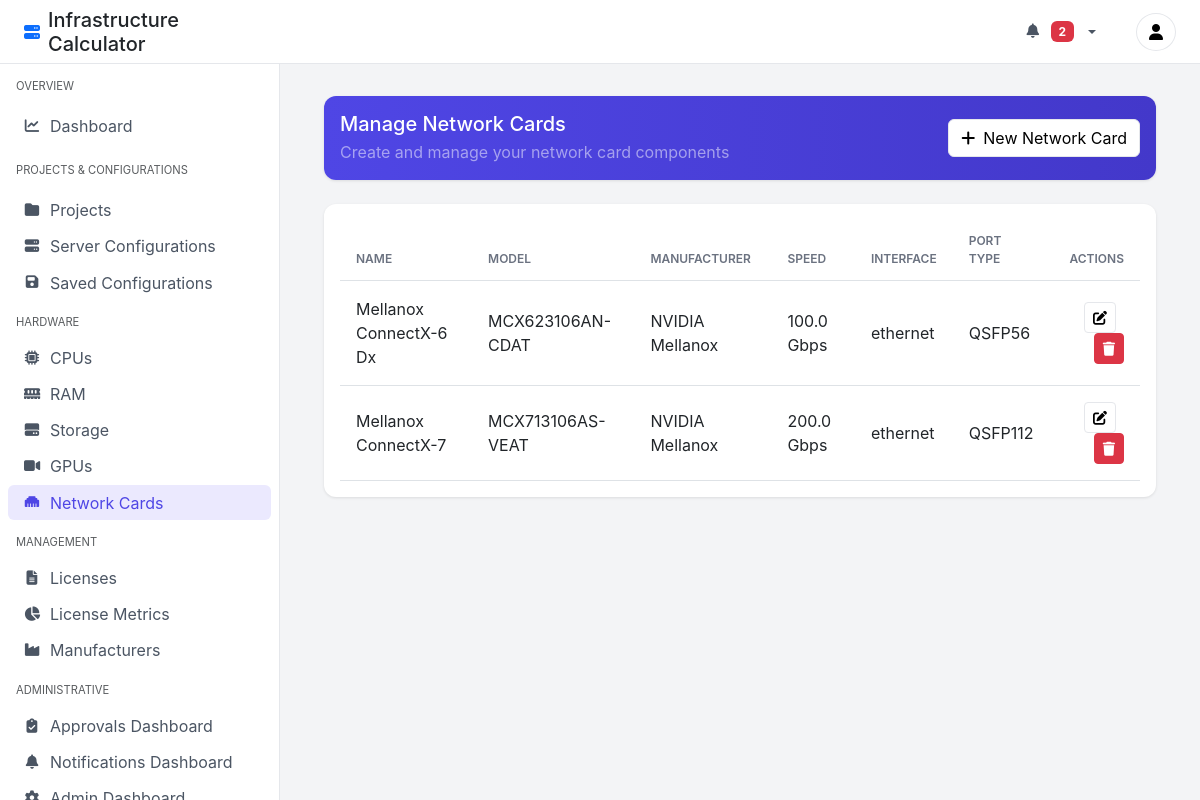
The app's page /networkcards/ (signed in) with its own data.
### calculator/models.py (models this page shows, shortened)
class NetworkCard(models.Model):
    name = models.CharField(max_length=255)
    speed_gbps = models.FloatField()
    INTERFACE_CHOICES = [
        ('ethernet', 'Ethernet'),
        ('fiber', 'Fiber Channel'),
    ]
    interface = models.CharField(max_length=50, choices=INTERFACE_CHOICES)
    manufacturer = models.ForeignKey(Manufacturer, on_delete=models.CASCADE)
    model = models.CharField(max_length=255, blank=True, null=True)
    port_type = models.CharField(max_length=50, blank=True, null=True)
    price = models.DecimalField(max_digits=10, decimal_places=2, default=0)

class Manufacturer(models.Model):
    name = models.CharField(max_length=255)
    website = models.URLField(blank=True, null=True)
    description = models.TextField(blank=True, null=True)
    contact_email = models.EmailField(blank=True, null=True)

### calculator/views.py (the view)
# urls.py: path('networkcards/', views.NetworkCardListView.as_view(), name='networkcard_list'),
class NetworkCardListView(ListView):
    model = NetworkCard
    template_name = 'calculator/networkcard_list.html'
    context_object_name = 'networkcards'
    def get_context_data(self, **kwargs):
        context = super().get_context_data(**kwargs)
        context['manufacturers'] = Manufacturer.objects.all()
        context['active_tab'] = 'networkcards'
        return context

### calculator/context_processors.py (called while the page is built)
def notifications(request):
    if request.user.is_authenticated and request.user.is_staff:
        unread_notifications = Notification.objects.filter(
            recipient=request.user,
            is_read=False
        )
        return {
            'unread_notifications': unread_notifications,
            'unread_notifications_count': unread_notifications.count(),  # Changed variable name to match template
        }
    return {
        'unread_notifications': [],
        'unread_notifications_count': 0,  # Changed variable name to match template
    }

### calculator/templates/calculator/networkcard_list.html (shortened to what this page needs)
{% extends 'calculator/base.html' %}
{% block content %}
    <div class="row mb-4">
        <div class="col-12">
            <div class="card action-card">
                <div class="card-body d-flex justify-content-between align-items-center">
                    <div>
                        <h5 class="mb-1">Manage Network Cards</h5>
                        <p class="mb-0 text-white-50">Create and manage your network card components</p>
                    </div>
                    <a href="{% url 'networkcard_create' %}" class="btn btn-light">
                        <i class="fas fa-plus me-2"></i>New Network Card
                    </a>
                </div>
            </div>
        </div>
    </div>
    <div class="row">
        <div class="col-12">
            <div class="card">
                <div class="card-body">
                    <div class="table-responsive">
                        <table class="table table-hover align-middle">
                            <thead>
                                <tr>
                                    <th>Name</th>
                                    <th>Model</th>
                                    <th>Manufacturer</th>
                                    <th>Speed</th>
                                    <th>Interface</th>
                                    <th>Port Type</th>
                                    <th class="text-end">Actions</th>
                                </tr>
                            </thead>
                            <tbody>
                                {% for networkcard in networkcards %}
                                <tr>
                                    <td>{{ networkcard.name }}</td>
                                    <td>{{ networkcard.model }}</td>
                                    <td>{{ networkcard.manufacturer.name }}</td>
                                    <td>{{ networkcard.speed_gbps }} Gbps</td>
                                    <td>{{ networkcard.interface }}</td>
                                    <td>{{ networkcard.port_type }}</td>
                                    <td class="text-end">
                                        <a href="{% url 'networkcard_edit' networkcard.id %}" class="btn btn-sm btn-light me-2">
                                            <i class="fas fa-edit"></i>
                                        </a>
                                        <button type="button" class="btn btn-sm btn-danger" data-bs-toggle="modal" data-bs-target="#deleteNetworkCardModal{{ networkcard.id }}">
                                            <i class="fas fa-trash"></i>
                                        </button>
                                    </td>
                                </tr>
                                {% endfor %}
                            </tbody>
                        </table>
                    </div>
                </div>
            </div>
        </div>
    </div>
{% endblock %}

### calculator/templates/calculator/base.html (style rules this page uses)
:root { --primary-color: #4f46e5; --sidebar-width: 280px; --header-height: 64px; }
body { background-color: #f3f4f6; font-family: 'Inter', system-ui, -apple-system, sans-serif; }
.card { background: #fff; border-radius: 12px; border: none; box-shadow: 0 1px 3px rgba(0,0,0,0.1); }
.action-card { background: linear-gradient(135deg, var(--primary-color), #6366f1); color: white; }
.btn-light { background: #fff; border: 1px solid #e5e7eb; }
.table { margin-bottom: 0; }
.table th { border-bottom-width: 1px; text-transform: uppercase; font-size: 0.75rem; font-weight: 600; color: #6b7280; padding: 0.75rem 1rem; }
.table td { padding: 1rem; vertical-align: middle; }

### calculator/templates/calculator/networkcard_list.html (style rules this page uses)
.action-card { background: linear-gradient(to right, var(--primary-color), #4338ca); border: none; }
.action-card h5, .action-card p { color: white; }

### records on screen
NetworkCard: name "Mellanox ConnectX-6 Dx", model "MCX623106AN-CDAT", manufacturer.name "NVIDIA Mellanox", speed_gbps "100.0", interface "ethernet", port_type "QSFP56"
NetworkCard: name "Mellanox ConnectX-7", model "MCX713106AS-VEAT", manufacturer.name "NVIDIA Mellanox", speed_gbps "200.0", interface "ethernet", port_type "QSFP112"

### other values on screen
{{ unread_notifications_count }} "2"
